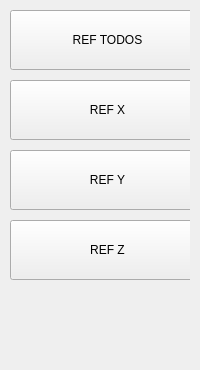
           <widget class="QWidget" name="tab_reference">
            <attribute name="title">
             <string>REFERÊNCIA</string>
            </attribute>
            <layout class="QVBoxLayout" name="lay_reference_tab">
             <property name="leftMargin">
              <number>10</number>
             </property>
             <property name="topMargin">
              <number>10</number>
             </property>
             <property name="rightMargin">
              <number>10</number>
             </property>
             <property name="bottomMargin">
              <number>10</number>
             </property>
             <item>
              <widget class="QWidget" name="widget_3" native="true">
               <property name="minimumSize">
                <size>
                 <width>50</width>
                 <height>350</height>
                </size>
               </property>
               <widget class="QPushButton" name="btn_ref_all">
                <property name="geometry">
                 <rect>
                  <x>0</x>
                  <y>0</y>
                  <width>195</width>
                  <height>60</height>
                 </rect>
                </property>
                <property name="minimumSize">
                 <size>
                  <width>0</width>
                  <height>60</height>
                 </size>
                </property>
                <property name="maximumSize">
                 <size>
                  <width>195</width>
                  <height>16777215</height>
                 </size>
                </property>
                <property name="text">
                 <string>REF TODOS</string>
                </property>
               </widget>
               <widget class="QPushButton" name="btn_ref_x">
                <property name="geometry">
                 <rect>
                  <x>0</x>
                  <y>70</y>
                  <width>195</width>
                  <height>60</height>
                 </rect>
                </property>
                <property name="minimumSize">
                 <size>
                  <width>0</width>
                  <height>60</height>
                 </size>
                </property>
                <property name="maximumSize">
                 <size>
                  <width>195</width>
                  <height>16777215</height>
                 </size>
                </property>
                <property name="text">
                 <string>REF X</string>
                </property>
               </widget>
               <widget class="QPushButton" name="btn_ref_y">
                <property name="geometry">
                 <rect>
                  <x>0</x>
                  <y>140</y>
                  <width>195</width>
                  <height>60</height>
                 </rect>
                </property>
                <property name="minimumSize">
                 <size>
                  <width>0</width>
                  <height>60</height>
                 </size>
                </property>
                <property name="maximumSize">
                 <size>
                  <width>195</width>
                  <height>16777215</height>
                 </size>
                </property>
                <property name="text">
                 <string>REF Y</string>
                </property>
               </widget>
               <widget class="QPushButton" name="btn_ref_z">
                <property name="geometry">
                 <rect>
                  <x>0</x>
                  <y>210</y>
                  <width>195</width>
                  <height>60</height>
                 </rect>
                </property>
                <property name="minimumSize">
                 <size>
                  <width>0</width>
                  <height>60</height>
                 </size>
                </property>
                <property name="maximumSize">
                 <size>
                  <width>195</width>
                  <height>60</height>
                 </size>
                </property>
                <property name="text">
                 <string>REF Z</string>
                </property>
               </widget>
               <widget class="QPushButton" name="btn_zero_peca_g54">
                <property name="geometry">
                 <rect>
                  <x>200</x>
                  <y>140</y>
                  <width>195</width>
                  <height>60</height>
                 </rect>
                </property>
                <property name="minimumSize">
                 <size>
                  <width>195</width>
                  <height>60</height>
                 </size>
                </property>
                <property name="maximumSize">
                 <size>
                  <width>195</width>
                  <height>16777215</height>
                 </size>
                </property>
                <property name="text">
                 <string>ZERO PEÇA (G54)</string>
                </property>
               </widget>
               <widget class="QPushButton" name="btn_ref_x_tool">
                <property name="geometry">
                 <rect>
                  <x>200</x>
                  <y>0</y>
                  <width>195</width>
                  <height>60</height>
                 </rect>
                </property>
                <property name="minimumSize">
                 <size>
                  <width>195</width>
                  <height>60</height>
                 </size>
                </property>
                <property name="maximumSize">
                 <size>
                  <width>195</width>
                  <height>16777215</height>
                 </size>
                </property>
                <property name="text">
                 <string>ZERO X FERRAMENTA</string>
                </property>
               </widget>
               <widget class="QPushButton" name="btn_ref_z_tool">
                <property name="geometry">
                 <rect>
                  <x>200</x>
                  <y>70</y>
                  <width>195</width>
                  <height>60</height>
                 </rect>
                </property>
                <property name="minimumSize">
                 <size>
                  <width>195</width>
                  <height>60</height>
                 </size>
                </property>
                <property name="maximumSize">
                 <size>
                  <width>195</width>
                  <height>16777215</height>
                 </size>
                </property>
                <property name="text">
                 <string>ZERO Z FERRAMENTA</string>
                </property>
               </widget>
              </widget>
             </item>
            </layout>
           </widget>
